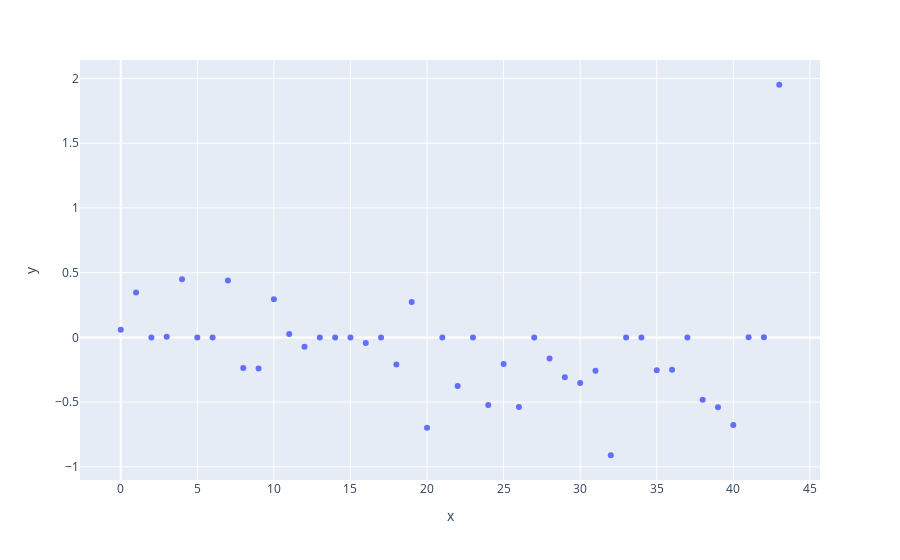

The notebook cell this image was saved under:
### Code cell
# plot the difference in coefficients
px.scatter(x=np.arange(len(np.diff(M.coef_))), y=np.diff(M.coef_))

### Figure 1 — Plotly figure (JSON) as saved in the notebook; plotly's stock layout.template omitted (floating-point values rounded to 4 significant figures)
{"data": [{"hovertemplate": "x=%{x}<br>y=%{y}<extra></extra>", "legendgroup": "", "marker": {"color": "#636efa", "symbol": "circle"}, "mode": "markers", "name": "", "showlegend": false, "type": "scatter", "x": [0, 1, 2, 3, 4, 5, 6, 7, 8, 9, 10, 11, 12, 13, 14, 15, 16, 17, 18, 19, 20, 21, 22, 23, 24, 25, 26, 27, 28, 29, 30, 31, 32, 33, 34, 35, 36, 37, 38, 39, 40, 41, 42, 43], "xaxis": "x", "y": [0.05833, 0.3472, -9.173e-05, 0.00425, 0.4496, -0.0003969, -0.0001343, 0.4397, -0.2356, -0.2405, 0.2952, 0.02597, -0.07308, -0.000426, -0.0001687, 6.026e-05, -0.04425, -0.0003759, -0.2091, 0.2732, -0.6988, 4.959e-05, -0.3749, -0.0002647, -0.5223, -0.2059, -0.5385, -9.245e-05, -0.1637, -0.3083, -0.3515, -0.2587, -0.9105, -0.0007889, -0.0005532, -0.2546, -0.2498, -0.0002081, -0.4823, -0.5394, -0.6777, 0.0002026, 0.0002142, 1.952], "yaxis": "y"}], "layout": {"autosize": true, "legend": {"tracegroupgap": 0}, "margin": {"t": 60}, "xaxis": {"anchor": "y", "autorange": true, "domain": [0, 1], "range": [-2.56, 45.56], "title": {"text": "x"}, "type": "linear"}, "yaxis": {"anchor": "x", "autorange": true, "domain": [0, 1], "range": [-1.113, 2.154], "title": {"text": "y"}, "type": "linear"}}}
